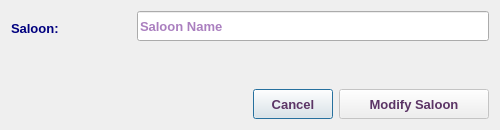
<?xml version="1.0" encoding="UTF-8"?>
<ui version="4.0">
 <class>EditSaloonDialog</class>
 <widget class="QDialog" name="EditSaloonDialog">
  <property name="geometry">
   <rect>
    <x>0</x>
    <y>0</y>
    <width>500</width>
    <height>130</height>
   </rect>
  </property>
  <property name="sizePolicy">
   <sizepolicy hsizetype="Fixed" vsizetype="Fixed">
    <horstretch>0</horstretch>
    <verstretch>0</verstretch>
   </sizepolicy>
  </property>
  <property name="minimumSize">
   <size>
    <width>500</width>
    <height>130</height>
   </size>
  </property>
  <property name="maximumSize">
   <size>
    <width>501</width>
    <height>131</height>
   </size>
  </property>
  <property name="font">
   <font>
    <family>Tahoma</family>
    <pointsize>10</pointsize>
   </font>
  </property>
  <property name="windowTitle">
   <string>Edit Saloon</string>
  </property>
  <property name="windowIcon">
   <iconset resource="../../../../image.qrc">
    <normaloff>:/Image/edit.png</normaloff>:/Image/edit.png</iconset>
  </property>
  <layout class="QVBoxLayout" name="verticalLayout">
   <item>
    <layout class="QHBoxLayout" name="horizontalLayout_3">
     <item>
      <widget class="QLabel" name="label">
       <property name="minimumSize">
        <size>
         <width>120</width>
         <height>30</height>
        </size>
       </property>
       <property name="maximumSize">
        <size>
         <width>120</width>
         <height>25</height>
        </size>
       </property>
       <property name="font">
        <font>
         <family>Tahoma</family>
         <pointsize>10</pointsize>
         <weight>75</weight>
         <bold>true</bold>
        </font>
       </property>
       <property name="styleSheet">
        <string notr="true">color: rgb(0, 0, 127);</string>
       </property>
       <property name="text">
        <string>Saloon:</string>
       </property>
      </widget>
     </item>
     <item>
      <widget class="QLineEdit" name="saloonLE">
       <property name="minimumSize">
        <size>
         <width>50</width>
         <height>30</height>
        </size>
       </property>
       <property name="maximumSize">
        <size>
         <width>8000</width>
         <height>30</height>
        </size>
       </property>
       <property name="font">
        <font>
         <family>Tahoma</family>
         <pointsize>10</pointsize>
         <weight>75</weight>
         <bold>true</bold>
        </font>
       </property>
       <property name="styleSheet">
        <string notr="true">color: rgb(85, 0, 127);</string>
       </property>
       <property name="placeholderText">
        <string>Saloon Name</string>
       </property>
      </widget>
     </item>
    </layout>
   </item>
   <item>
    <spacer name="verticalSpacer">
     <property name="font">
      <font>
       <family>Tahoma</family>
       <pointsize>10</pointsize>
      </font>
     </property>
     <property name="orientation">
      <enum>Qt::Vertical</enum>
     </property>
     <property name="sizeHint" stdset="0">
      <size>
       <width>20</width>
       <height>61</height>
      </size>
     </property>
    </spacer>
   </item>
   <item>
    <layout class="QHBoxLayout" name="horizontalLayout">
     <item>
      <spacer name="horizontalSpacer">
       <property name="font">
        <font>
         <family>Tahoma</family>
         <pointsize>10</pointsize>
        </font>
       </property>
       <property name="orientation">
        <enum>Qt::Horizontal</enum>
       </property>
       <property name="sizeHint" stdset="0">
        <size>
         <width>40</width>
         <height>20</height>
        </size>
       </property>
      </spacer>
     </item>
     <item>
      <widget class="QPushButton" name="CancelBtn">
       <property name="sizePolicy">
        <sizepolicy hsizetype="Preferred" vsizetype="Preferred">
         <horstretch>0</horstretch>
         <verstretch>0</verstretch>
        </sizepolicy>
       </property>
       <property name="minimumSize">
        <size>
         <width>50</width>
         <height>30</height>
        </size>
       </property>
       <property name="maximumSize">
        <size>
         <width>16777215</width>
         <height>30</height>
        </size>
       </property>
       <property name="font">
        <font>
         <family>Tahoma</family>
         <pointsize>10</pointsize>
         <weight>75</weight>
         <bold>true</bold>
        </font>
       </property>
       <property name="styleSheet">
        <string notr="true">color: rgb(92, 53, 102);</string>
       </property>
       <property name="text">
        <string>Cancel</string>
       </property>
      </widget>
     </item>
     <item>
      <widget class="QPushButton" name="okBtn">
       <property name="enabled">
        <bool>false</bool>
       </property>
       <property name="sizePolicy">
        <sizepolicy hsizetype="Preferred" vsizetype="Preferred">
         <horstretch>0</horstretch>
         <verstretch>0</verstretch>
        </sizepolicy>
       </property>
       <property name="minimumSize">
        <size>
         <width>150</width>
         <height>30</height>
        </size>
       </property>
       <property name="maximumSize">
        <size>
         <width>16777215</width>
         <height>30</height>
        </size>
       </property>
       <property name="font">
        <font>
         <family>Tahoma</family>
         <pointsize>10</pointsize>
         <weight>75</weight>
         <bold>true</bold>
        </font>
       </property>
       <property name="styleSheet">
        <string notr="true">color: rgb(92, 53, 102);</string>
       </property>
       <property name="text">
        <string>Modify Saloon</string>
       </property>
       <property name="icon">
        <iconset resource="../../../../image.qrc">
         <normaloff>:/Image/edit.png</normaloff>:/Image/edit.png</iconset>
       </property>
       <property name="iconSize">
        <size>
         <width>20</width>
         <height>20</height>
        </size>
       </property>
      </widget>
     </item>
    </layout>
   </item>
  </layout>
 </widget>
 <tabstops>
  <tabstop>saloonLE</tabstop>
  <tabstop>okBtn</tabstop>
  <tabstop>CancelBtn</tabstop>
 </tabstops>
 <resources>
  <include location="../../../../image.qrc"/>
 </resources>
 <connections/>
</ui>
